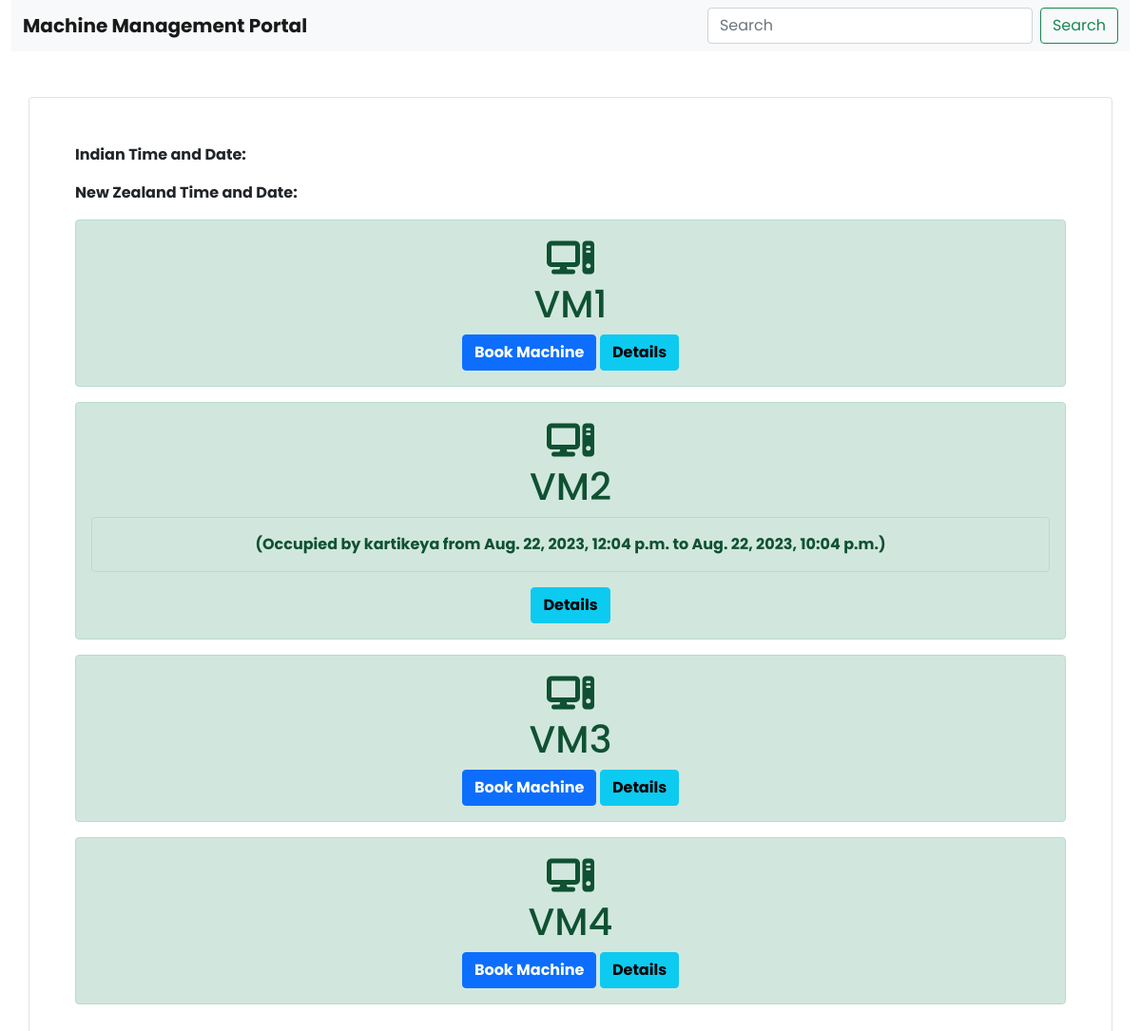
Before: / (signed in) with the older database file.
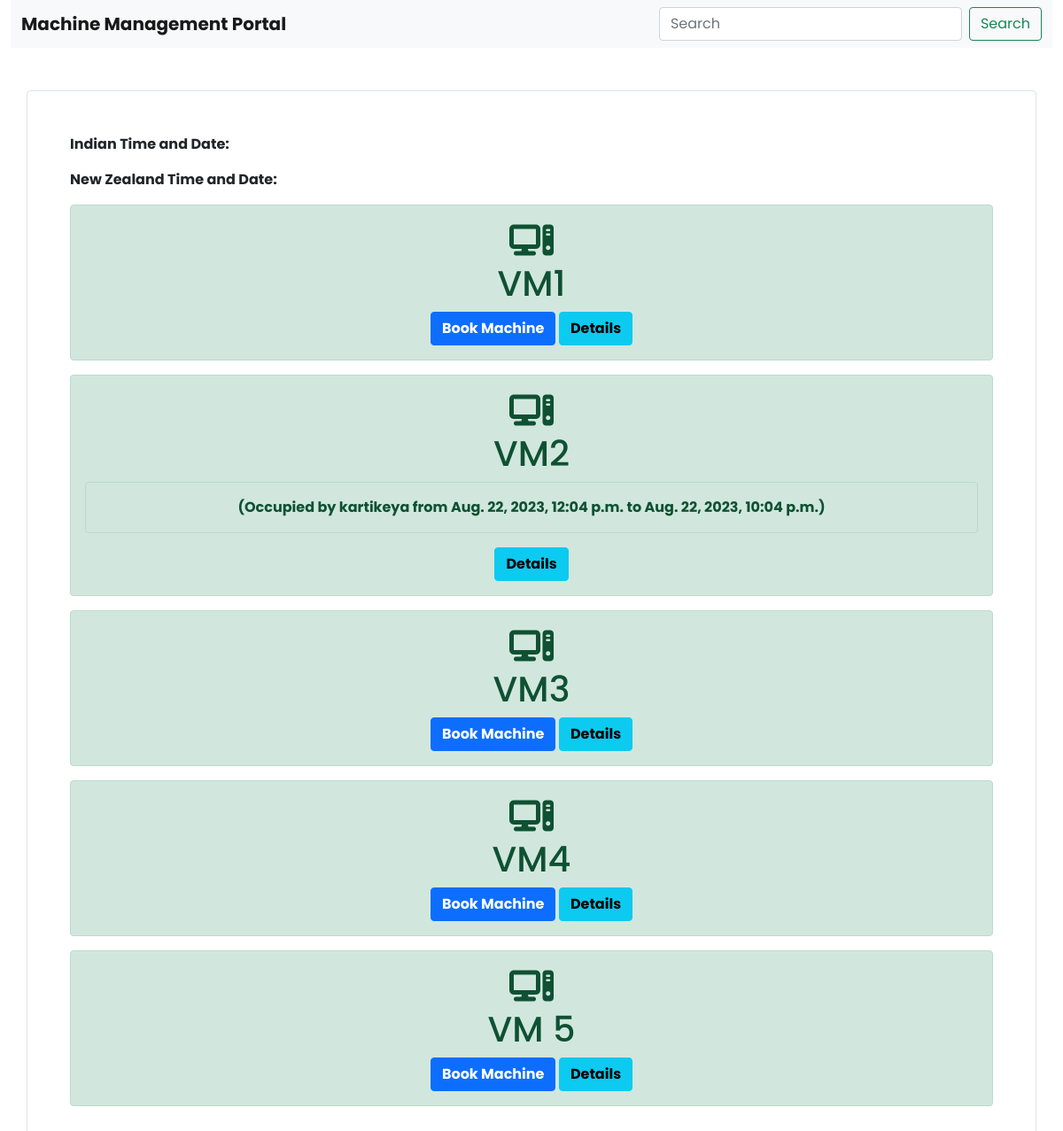
After: the same page with the newer database file.
### machines/models.py (models this page shows, shortened)
class Machine(models.Model):
    name = models.CharField(max_length=100)
    discription = models.TextField(null=True, max_length=500)
    user = models.ForeignKey(User, on_delete=models.SET_NULL, null=True, blank=True)
    start_time = models.DateTimeField(null=True, blank=True)
    end_time = models.DateTimeField(null=True, blank=True)
    timestamp = models.DateTimeField(auto_now=True)
    status = models.BooleanField(default=True)  # True for free, False for occupied
    purpose = models.TextField(blank=True)

### machines/views.py (the view)
# urls.py: path('', views.machine_list, name='machine_list'),
@login_required
def machine_list(request):
    machines = Machine.objects.all()
    return render(request, 'machines/machine_list.html', {'machines': machines})

### machines/templates/machines/machine_list.html (shortened to what this page needs)
{% load static %}
<!DOCTYPE html>
<html lang="en">
<head>
    <link href="https://cdn.jsdelivr.net/npm/bootstrap@5.0.2/dist/css/bootstrap.min.css" rel="stylesheet"
>
    <link rel="stylesheet" href="https://cdnjs.cloudflare.com/ajax/libs/font-awesome/6.4.2/css/all.min.css" />
</head>
<body class="bg-body-tertiary">
    {% block content %}
    <div class = "container-fluid">
        <nav class="navbar navbar-expand-lg navbar-light bg-light">
            <div class="container-fluid">
              <div class = "navbar-float-left"><a class="navbar-brand" href="#"><b>Machine Management Portal</b></a></div>
              <div class="navbar-float-right" id="navbarSupportedContent">
                <form class="d-flex">
                  <input class="form-control me-2" type="search" placeholder="Search" aria-label="Search">
                  <button class="btn btn-outline-success" type="submit">Search</button>
                </form>
              </div>
            </div>
        </nav>
        <main >
            <b>
             <div class="container mt-5 p-5 border rounded">
                 <p>Indian Time and Date: </p>
                 <p>New Zealand Time and Date:
                 </p>
                {% for machine in machines %}
                    <div class = "machines_list">
                         <div class="alert alert-success text-center mb-3 ">
                            <h1><i class="fa-solid fa-computer"></i>  <br>  {{ machine.name }}</h1>
                        {% if machine.status %}
                                <a href="{% url 'book_machine' machine.id %}" class="btn btn-primary" name="Active"><b>Book Machine</b></a>
                                <a href="{% url 'machine_detail' machine.id %}" class="btn btn-info" name="Inactive"><b>Details</b></a>
                        {% else %}
                             <div class="alert alert-success">
                            (Occupied by {{ machine.user }} from {{ machine.start_time|date:"DATETIME_FORMAT" }} to {{ machine.end_time|date:"DATETIME_FORMAT" }})
                                 </div>
                             <a href="{% url 'machine_detail' machine.id %}" class="btn btn-info" name="Inactive"><b>Details</b></a>
                        {% endif %}
                              </div>
                    </div>
                {% endfor %}
            </div>
            </b>
        </main>
</div>
    {% endblock %}
</body>
</html>

### machines/templates/machines/machine_list.html (style rules this page uses)
* { font-family: 'Poppins', sans-serif; }

Changed rows visible on the page:
added Machine: name "VM 5", status "Book Machine"
